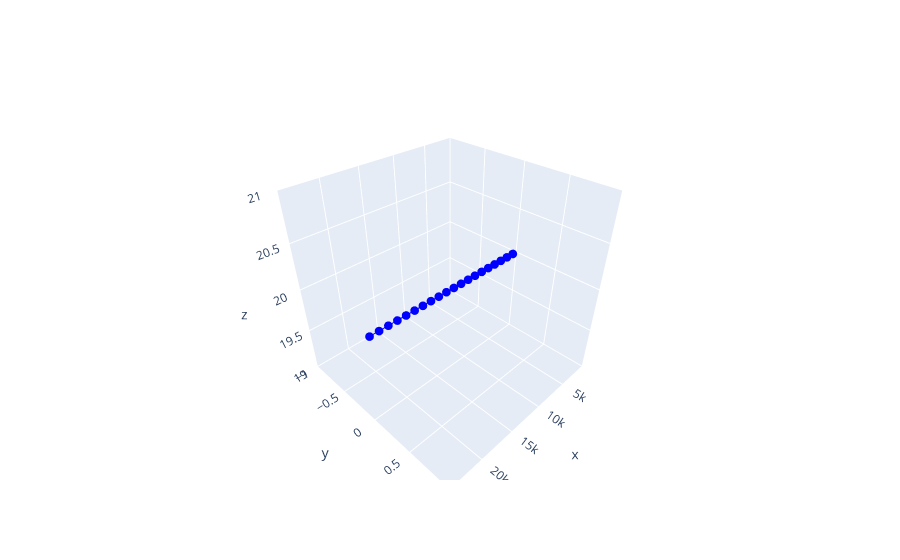

Notebook code cell kept with this figure:
### Code cell
x,y,z, X_true_data = plot_xy(tg1,1)

### Figure 1 — Plotly figure (JSON) as saved in the notebook; plotly's stock layout.template omitted (floating-point values rounded to 4 significant figures)
{"data": [{"marker": {"color": "blue", "size": 3}, "mode": "markers+lines", "name": "X_true_data", "type": "scatter3d", "x": [1250, 2450, 3650, 4850, 6050, 7250, 8450, 9650, 10850, 12050, 13250, 14450, 15650, 16850, 18050, 19250, 20450, 21650, 22850, 24050], "y": [0, 0, 0, 0, 0, 0, 0, 0, 0, 0, 0, 0, 0, 0, 0, 0, 0, 0, 0, 0], "z": [20, 20, 20, 20, 20, 20, 20, 20, 20, 20, 20, 20, 20, 20, 20, 20, 20, 20, 20, 20]}], "layout": {"scene": {"aspectmode": "cube", "domain": {"x": [0, 1], "y": [0, 1]}}}}
